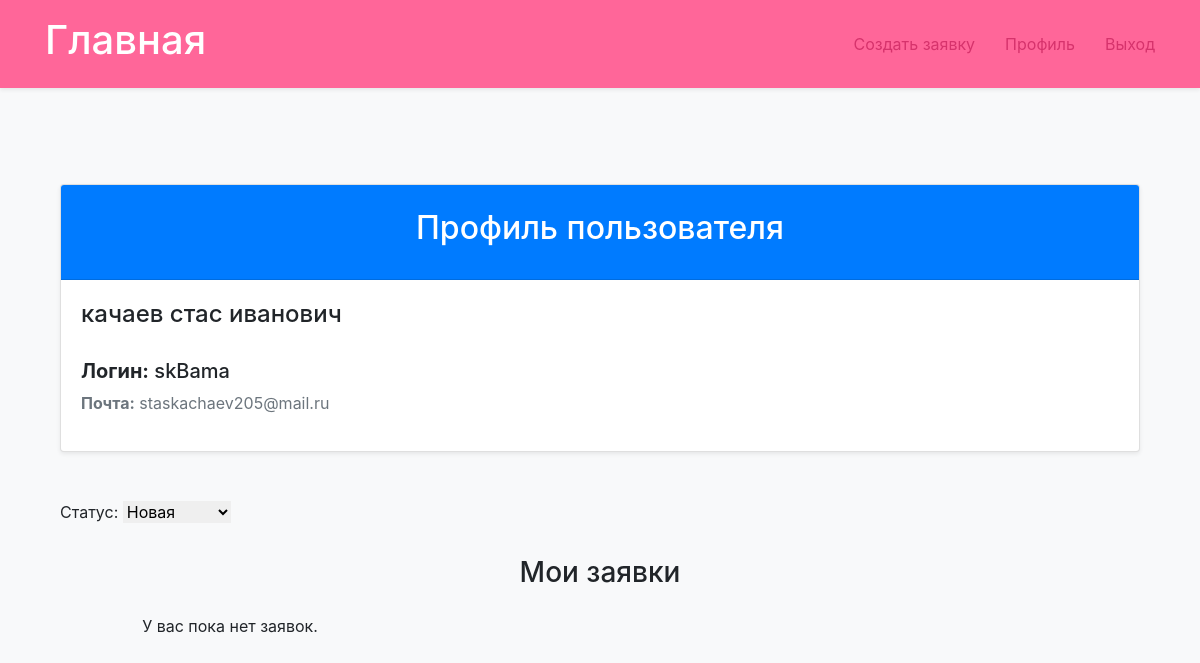
Page /catalog/profile/ (signed in) on the earlier database version.
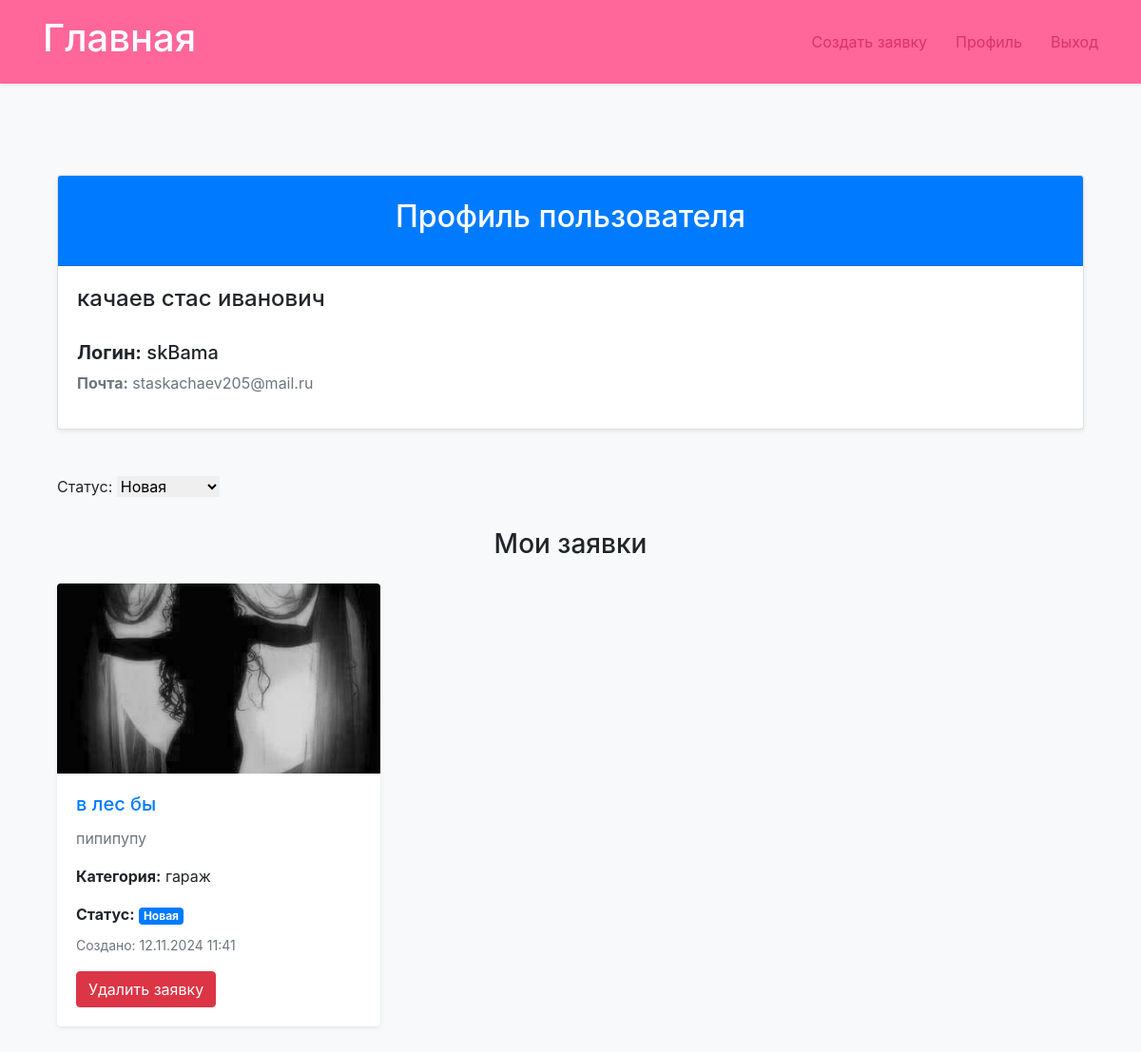
Same page on the later database version.
### catalog/models.py (models this page shows, shortened)
class User(AbstractUser):
    first_name = models.CharField(max_length=254, verbose_name="Имя")
    patronymic = models.CharField(max_length=254,blank=True, verbose_name="Отчество")
    last_name = models.CharField(max_length=254, verbose_name="Фамилия")
    username = models.CharField(max_length=254, verbose_name="Логин", unique=True)
    email = models.EmailField(max_length=254, verbose_name="Почта", unique=True)
    password = models.CharField(max_length=254, verbose_name="Пароль")
    failed_attempts = models.PositiveIntegerField(default=0, verbose_name="Неудачные попытки")
    is_blocked = models.BooleanField(default=False, verbose_name="Заблокирован")
    USERNAME_FIELD = 'username'

class Application(models.Model):
    user = models.ForeignKey(
        settings.AUTH_USER_MODEL,
        on_delete=models.CASCADE,
        related_name='applications',
        verbose_name='Пользователь'
    )
    title = models.CharField(max_length=200, verbose_name='Напишите заголовок к заявке ')
    description = models.TextField(verbose_name='Напишите описание для заявки')
    category = models.ForeignKey(Category, on_delete=models.CASCADE, verbose_name='Выберите категорию заявки')
    image = models.FileField(
        upload_to='application',
        validators=[validate_image],
        verbose_name='Загрузите фото заявки'
    )
    LOAN_STATUS = (
        ('new', 'новая'),
        ('active','принято'),
        ('done','выполнено'),
    )
    status = models.CharField(max_length=20, choices=LOAN_STATUS,
                              default='new', verbose_name='статус заявки',
                              help_text='статус заявки')
    created_at = models.DateTimeField(auto_now_add=True, help_text='дата и время создания')
    def display_category(self):
        return self.category.name if self.category else "Без категории"
    display_category.short_description = 'Category'

class Category(models.Model):
    name = models.CharField(max_length=100, help_text='выберите категорию')

### catalog/views.py (the view)
# urls.py: path('profile/', views.Profile.as_view(), name='profile'),
class Profile(LoginRequiredMixin, generic.DetailView):
    model = User
    template_name = 'catalog/profile.html'
    context_object_name = 'profile_user'
    def get_object(self):
        return self.request.user
    def get_context_data(self, **kwargs):
        context = super().get_context_data(**kwargs)
        status_filter = self.request.GET.get('status', '')
        if status_filter:
            applications = Application.objects.filter(user = self.request.user, status = status_filter).order_by('-created_at')
        else:
            applications = Application.objects.filter(user = self.request.user).order_by('-created_at')
        context['applications'] = applications
        context['status_filter'] = status_filter
        return context

### catalog/templates/catalog/profile.html (shortened to what this page needs)
{% extends 'catalog/base_generic.html' %}
{% load static %}
{% block content %}
<div class="container my-5">
    <div class="card mb-5 shadow-sm">
        <div class="card-header bg-primary text-white text-center py-4">
            <h2>Профиль пользователя</h2>
        </div>
        <div class="card-body">
            <div class="row align-items-center">
                <div class="col-md-9">
                    {% if user.is_staff %}
                    <h4>Вы являетесь администратором</h4>
                    {% else %}
                    <h4>{{ user.last_name }} {{ user.first_name }} {{ user.patronymic }}</h4>
                    {% endif %}
                    <h5 style="margin-top: 30px"><b>Логин:</b> {{ user.username }}</h5>
                    <p class="text-muted"><b>Почта:</b> {{ user.email }}</p>
                </div>
            </div>
        </div>
    </div>
     <form method="get" class="mb-4">
        <label for="status" class="form-label">Статус:</label>
        <select id="status" name="status" class="form-select" onchange="this.form.submit()">
            <option value="new" {% if status_filter == "new" %}selected{% endif %}>Новая</option>
        </select>
    </form>
    <h3 class="text-center mb-4">Мои заявки</h3>
<div class="row row-cols-1 row-cols-md-2 row-cols-lg-3 g-4">
    {% for application in applications %}
    <div class="col">
        <div class="application card h-100 shadow-sm border-0">
            <img src="{{ application.image.url }}" class="card-img-top rounded-top" alt="{{ application.title }}" style="height: 200px; object-fit: cover;">
            <div class="card-body d-flex flex-column">
                <h5 class="card-title text-primary">
                    <a href="{% url 'catalog:application_detail' application.pk %}" class="text-decoration-none">{{ application.title }}</a>
                </h5>
                <p class="card-text text-muted">{{ application.description }}</p>
                <p class="card-text"><strong>Категория:</strong> {{ application.display_category }}</p>
                <div class="mt-auto">
                    <p class="mb-2">
                        <strong>Статус:</strong>
                        {% if application.status == 'new' %}
                            <span class="badge bg-primary text-white">Новая</span>
                        {% elif application.status == 'active' %}
                            <span class="badge bg-warning text-dark">Принято в работу</span>
                        {% elif application.status == 'done' %}
                            <span class="badge bg-success">Выполнено</span>
                        {% endif %}
                    </p>
                    <p class="card-text"><small class="text-muted">Создано: {{ application.created_at|date:"d.m.Y H:i" }}</small></p>
                    <form action="{% url 'catalog:delete_application' application.id %}" method="post">
                        <button type="submit" class="btn btn-danger" onclick="return confirm('Вы уверены, что хотите удалить заявку?');">
                            Удалить заявку
                        </button>
                    </form>
                </div>
            </div>
        </div>
    </div>
    {% empty %}
    <div class="col-12">
        <p class="text-center">У вас пока нет заявок.</p>
    </div>
    {% endfor %}
</div>
</div>
{% endblock %}

### catalog/templates/catalog/base_generic.html (shortened to what this page needs)
{% load static %}
{% load bootstrap4 %}
<!DOCTYPE html>
<html lang="ru">
<head>
    <link type="text/css" href="{% static 'css/styles.css' %}" rel="stylesheet" />
    {% bootstrap_css %}
</head>
<body class="bg-light">
    <header class="header bg-pink text-white py-3 shadow-sm">
        <div class="container d-flex justify-content-between align-items-center">
            <h1><a class="text-white text-decoration-none" href="{% url 'catalog:index' %}">Главная</a></h1>
            <nav class="d-flex gap-3">
                {% if user.is_authenticated %}
                {% if user.is_staff %}
                     <a class="header__link-bg" href="{% url 'admin:index' %}">Админ-панель</a>
                {% else %}
                    <a class="header__link" href="{% url 'catalog:create_application' %}">Создать заявку</a>
                {% endif %}
                <a class="header__link-bg" href="{% url 'catalog:profile' %}">Профиль</a>
                <a class="header__link-bg" href="{% url 'catalog:logout' %}">Выход</a>
            {% else %}
                <a class="header__link" href="{% url 'catalog:register' %}">Регистрация</a>
                <a class="header__link" href="{% url 'catalog:login' %}">Вход</a>
            {% endif %}
            </nav>
        </div>
    </header>
    <main class="container py-5">
        {% block content %}
        {% endblock %}
    </main>
</body>
</html>

### catalog/static/css/styles.css (style rules this page uses)
* { padding: 0; margin: 0; border: 0; box-sizing: border-box; }
body { font-family: 'Montserrat', sans-serif; background-color: #f8f9fa; }
a { transition: all 0.3s ease-in-out; }
.bg-pink { background-color: #ff6699 !important; }
.header { background-color: #ff6699; }
.header a { color: #d6336c; }
.header nav { display: flex; gap: 30px; }
.card { border-radius: 12px; }

Differences in the rows shown:
added Application: image (picture), title "в лес бы", description "пипипупу", display_category "гараж", status "Новая", created_at "12.11.2024 11:41"
Other differences:
text no longer shown: "У вас пока нет заявок."
